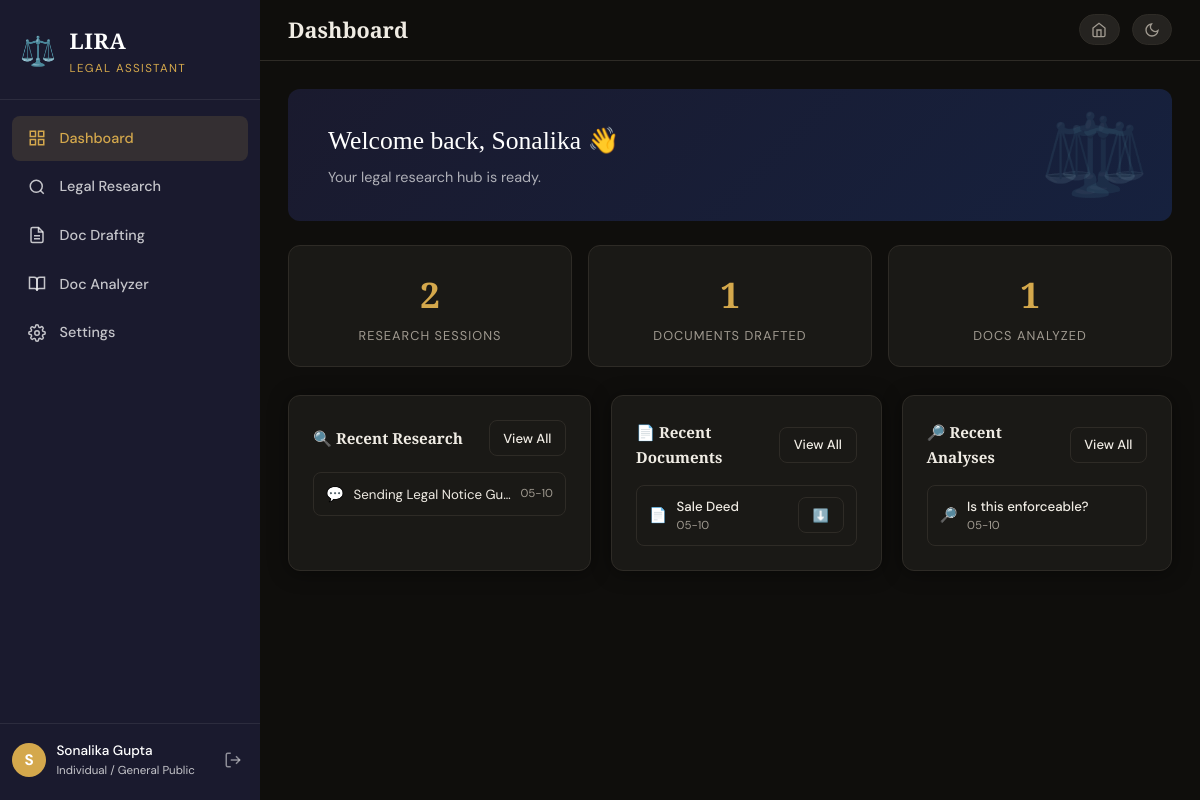
The page /dashboard/ (signed in) on the database its author committed.
### tables this page shows
CREATE TABLE users (
        id INTEGER PRIMARY KEY AUTOINCREMENT,
        name TEXT NOT NULL, email TEXT UNIQUE NOT NULL,
        password TEXT NOT NULL, avatar TEXT DEFAULT '',
        theme TEXT DEFAULT 'light', role TEXT DEFAULT 'individual',
        created_at TEXT DEFAULT (datetime('now')));

CREATE TABLE chat_sessions (
        id INTEGER PRIMARY KEY AUTOINCREMENT,
        user_id INTEGER NOT NULL, title TEXT NOT NULL DEFAULT 'New Research',
        is_pinned INTEGER DEFAULT 0, is_archived INTEGER DEFAULT 0,
        created_at TEXT DEFAULT (datetime('now')),
        updated_at TEXT DEFAULT (datetime('now')),
        FOREIGN KEY (user_id) REFERENCES users(id));

CREATE TABLE documents (
        id INTEGER PRIMARY KEY AUTOINCREMENT,
        user_id INTEGER NOT NULL, title TEXT NOT NULL,
        doc_type TEXT NOT NULL, content TEXT NOT NULL,
        status TEXT DEFAULT 'generated',
        is_pinned INTEGER DEFAULT 0, is_archived INTEGER DEFAULT 0,
        created_at TEXT DEFAULT (datetime('now')),
        updated_at TEXT DEFAULT (datetime('now')),
        FOREIGN KEY (user_id) REFERENCES users(id));

CREATE TABLE doc_analyses (
        id INTEGER PRIMARY KEY AUTOINCREMENT,
        user_id INTEGER NOT NULL, title TEXT NOT NULL,
        question TEXT NOT NULL, answer TEXT NOT NULL,
        doc_snippet TEXT DEFAULT '',
        is_pinned INTEGER DEFAULT 0, is_archived INTEGER DEFAULT 0,
        created_at TEXT DEFAULT (datetime('now')),
        FOREIGN KEY (user_id) REFERENCES users(id));

### backend/routes/dashboard.py (the view)
@dashboard_bp.route("/")
@login_required
def index():
    db = get_db(current_app.config["DATABASE"])
    sessions = db.execute(
        """SELECT id,title,updated_at,is_pinned FROM chat_sessions
           WHERE user_id=? AND is_archived=0 ORDER BY is_pinned DESC, updated_at DESC LIMIT 8""",
        (current_user.id,)
    ).fetchall()
    docs = db.execute(
        """SELECT id,title,doc_type,created_at,is_pinned FROM documents
           WHERE user_id=? AND is_archived=0 ORDER BY is_pinned DESC, created_at DESC LIMIT 8""",
        (current_user.id,)
    ).fetchall()
    analyses = db.execute(
        """SELECT id,title,created_at FROM doc_analyses
           WHERE user_id=? ORDER BY created_at DESC LIMIT 6""",
        (current_user.id,)
    ).fetchall()
    total_research = db.execute(
        "SELECT COUNT(*) FROM chat_sessions WHERE user_id=?", (current_user.id,)
    ).fetchone()[0]
    total_docs = db.execute(
        "SELECT COUNT(*) FROM documents WHERE user_id=?", (current_user.id,)
    ).fetchone()[0]
    total_analyses = db.execute(
        "SELECT COUNT(*) FROM doc_analyses WHERE user_id=?", (current_user.id,)
    ).fetchone()[0]
    db.close()
    return render_template("dashboard.html",
        sessions=sessions, docs=docs, analyses=analyses,
        total_research=total_research, total_docs=total_docs,
        total_analyses=total_analyses)

### backend/database.py (called while the page is built)
def get_db(db_path: str) -> sqlite3.Connection:
    conn = sqlite3.connect(db_path)
    conn.row_factory = sqlite3.Row
    return conn

### backend/models.py (called while the page is built)
    def role_label(self):
        return next((l for k,l in ROLES if k == self.role), "Individual")

    @staticmethod
    def get_by_id(uid, db_path):
        conn = get_db(db_path)
        row  = conn.execute("SELECT * FROM users WHERE id=?", (uid,)).fetchone()
        conn.close()
        return User(row) if row else None

### frontend/templates/dashboard.html
{% extends "app_layout.html" %}
{% block page_title %}Dashboard{% endblock %}
{% block content %}
<div class="welcome-banner" style="margin-bottom:1.5rem">
  <div>
    <div class="welcome-title">Welcome back, {{ current_user.name.split()[0] }} 👋</div>
    <div class="welcome-sub">Your legal research hub is ready.</div>
  </div>
  <div style="position:absolute;right:1.5rem;font-size:4.5rem;opacity:.12">⚖️</div>
</div>
<div class="stats-grid" style="margin-bottom:1.75rem">
  <div class="stat-card">
    <div class="stat-number">{{ total_research }}</div>
    <div class="stat-label">Research Sessions</div>
  </div>
  <div class="stat-card">
    <div class="stat-number">{{ total_docs }}</div>
    <div class="stat-label">Documents Drafted</div>
  </div>
  <div class="stat-card">
    <div class="stat-number">{{ total_analyses }}</div>
    <div class="stat-label">Docs Analyzed</div>
  </div>
</div>
<div style="display:grid;grid-template-columns:1fr 1fr 1fr;gap:1.25rem">
  <div class="card">
    <div class="section-header">
      <span class="section-title" style="font-size:.95rem">🔍 Recent Research</span>
      <a href="{{ url_for('research.index') }}" class="btn btn--ghost btn--sm">View All</a>
    </div>
    {% if sessions %}
      <div style="display:flex;flex-direction:column;gap:.4rem;margin-top:.5rem">
        {% for s in sessions %}
          <a href="{{ url_for('research.session', session_id=s.id) }}"
             style="display:flex;align-items:center;gap:.6rem;padding:.6rem .75rem;border-radius:8px;border:1px solid var(--border);text-decoration:none;color:var(--text);transition:background .15s"
             onmouseover="this.style.background='var(--bg-input)'" onmouseout="this.style.background=''">
            <span style="font-size:.9rem">{% if s.is_pinned %}📌{% else %}💬{% endif %}</span>
            <span style="flex:1;font-size:.83rem;white-space:nowrap;overflow:hidden;text-overflow:ellipsis">{{ s.title }}</span>
            <span style="font-size:.72rem;color:var(--text-muted);flex-shrink:0">{{ s.updated_at[5:10] if s.updated_at else '' }}</span>
          </a>
        {% endfor %}
      </div>
    {% else %}
      <div class="empty-state" style="padding:1.5rem .5rem">
        <div class="empty-icon">🔍</div>
        <p style="font-size:.83rem">No research yet.</p>
        <a href="{{ url_for('research.index') }}" class="btn btn--primary btn--sm" style="margin-top:.6rem">Start Research</a>
      </div>
    {% endif %}
  </div>
  <div class="card">
    <div class="section-header">
      <span class="section-title" style="font-size:.95rem">📄 Recent Documents</span>
      <a href="{{ url_for('drafting.index') }}" class="btn btn--ghost btn--sm">View All</a>
    </div>
    {% if docs %}
      <div style="display:flex;flex-direction:column;gap:.4rem;margin-top:.5rem">
        {% for d in docs %}
          <div style="display:flex;align-items:center;gap:.6rem;padding:.6rem .75rem;border-radius:8px;border:1px solid var(--border)">
            <span style="font-size:.9rem">{% if d.is_pinned %}📌{% else %}📄{% endif %}</span>
            <div style="flex:1;min-width:0">
              <div style="font-size:.83rem;font-weight:500;white-space:nowrap;overflow:hidden;text-overflow:ellipsis">{{ d.doc_type }}</div>
              <div style="font-size:.72rem;color:var(--text-muted)">{{ d.created_at[5:10] if d.created_at else '' }}</div>
            </div>
            <a href="{{ url_for('drafting.download', doc_id=d.id) }}"
               class="btn btn--ghost btn--sm" title="Download .docx" style="flex-shrink:0">⬇️</a>
          </div>
        {% endfor %}
      </div>
    {% else %}
      <div class="empty-state" style="padding:1.5rem .5rem">
        <div class="empty-icon">📄</div>
        <p style="font-size:.83rem">No documents yet.</p>
        <a href="{{ url_for('drafting.index') }}" class="btn btn--primary btn--sm" style="margin-top:.6rem">Draft Document</a>
      </div>
    {% endif %}
  </div>
  <div class="card">
    <div class="section-header">
      <span class="section-title" style="font-size:.95rem">🔎 Recent Analyses</span>
      <a href="{{ url_for('analyzer.index') }}" class="btn btn--ghost btn--sm">View All</a>
    </div>
    {% if analyses %}
      <div style="display:flex;flex-direction:column;gap:.4rem;margin-top:.5rem">
        {% for a in analyses %}
          <div style="display:flex;align-items:center;gap:.6rem;padding:.6rem .75rem;border-radius:8px;border:1px solid var(--border);cursor:pointer"
               onclick="window.location='/analyzer/'">
            <span style="font-size:.9rem">🔎</span>
            <div style="flex:1;min-width:0">
              <div style="font-size:.83rem;font-weight:500;white-space:nowrap;overflow:hidden;text-overflow:ellipsis">{{ a.title }}</div>
              <div style="font-size:.72rem;color:var(--text-muted)">{{ a.created_at[5:10] if a.created_at else '' }}</div>
            </div>
          </div>
        {% endfor %}
      </div>
    {% else %}
      <div class="empty-state" style="padding:1.5rem .5rem">
        <div class="empty-icon">🔎</div>
        <p style="font-size:.83rem">No analyses yet.</p>
        <a href="{{ url_for('analyzer.index') }}" class="btn btn--primary btn--sm" style="margin-top:.6rem">Analyze Document</a>
      </div>
    {% endif %}
  </div>
</div>
{% endblock %}

### frontend/templates/app_layout.html (shortened to what this page needs)
{% extends "base.html" %}
{% block body %}
<div class="app-layout">
  <aside class="sidebar" id="sidebar">
    <div class="sidebar__brand">
      <a href="{{ url_for('dashboard.index') }}" class="brand-link">
        <div class="brand-icon">⚖️</div>
        <div class="brand-text">
          <span class="brand-name">LIRA</span>
          <span class="brand-tagline">Legal Assistant</span>
        </div>
      </a>
    </div>
    <nav class="sidebar__nav">
      <a href="{{ url_for('dashboard.index') }}"
         class="nav-item {% if request.blueprint == 'dashboard' %}nav-item--active{% endif %}">
        <svg viewBox="0 0 24 24" fill="none" stroke="currentColor" stroke-width="2"><rect x="3" y="3" width="7" height="7"/><rect x="14" y="3" width="7" height="7"/><rect x="14" y="14" width="7" height="7"/><rect x="3" y="14" width="7" height="7"/></svg>
        Dashboard
      </a>
      <a href="{{ url_for('research.index') }}"
         class="nav-item {% if request.blueprint == 'research' %}nav-item--active{% endif %}">
        <svg viewBox="0 0 24 24" fill="none" stroke="currentColor" stroke-width="2"><circle cx="11" cy="11" r="8"/><path d="m21 21-4.35-4.35"/></svg>
        Legal Research
      </a>
      <a href="{{ url_for('drafting.index') }}"
         class="nav-item {% if request.blueprint == 'drafting' %}nav-item--active{% endif %}">
        <svg viewBox="0 0 24 24" fill="none" stroke="currentColor" stroke-width="2"><path d="M14 2H6a2 2 0 0 0-2 2v16a2 2 0 0 0 2 2h12a2 2 0 0 0 2-2V8z"/><polyline points="14 2 14 8 20 8"/><line x1="16" y1="13" x2="8" y2="13"/><line x1="16" y1="17" x2="8" y2="17"/></svg>
        Doc Drafting
      </a>
      <a href="{{ url_for('analyzer.index') }}"
         class="nav-item {% if request.blueprint == 'analyzer' %}nav-item--active{% endif %}">
        <svg viewBox="0 0 24 24" fill="none" stroke="currentColor" stroke-width="2"><path d="M2 3h6a4 4 0 0 1 4 4v14a3 3 0 0 0-3-3H2z"/><path d="M22 3h-6a4 4 0 0 0-4 4v14a3 3 0 0 1 3-3h7z"/></svg>
        Doc Analyzer
      </a>
      <a href="{{ url_for('settings.profile') }}"
         class="nav-item {% if request.blueprint == 'settings' %}nav-item--active{% endif %}">
        Settings
      </a>
    </nav>
    <div class="sidebar__footer">
      <div class="user-chip">
        <div class="user-avatar">{{ current_user.name[0].upper() }}</div>
        <div class="user-info">
          <span class="user-name">{{ current_user.name }}</span>
          <span class="user-email">{{ current_user.role_label() if current_user.role_label else current_user.email }}</span>
        </div>
      </div>
      <a href="{{ url_for('auth.logout') }}" class="logout-btn" title="Sign out">
        <svg viewBox="0 0 24 24" fill="none" stroke="currentColor" stroke-width="2"><path d="M9 21H5a2 2 0 0 1-2-2V5a2 2 0 0 1 2-2h4"/><polyline points="16 17 21 12 16 7"/><line x1="21" y1="12" x2="9" y2="12"/></svg>
      </a>
    </div>
  </aside>
  <main class="app-main">
    <header class="app-header">
      <h1 class="page-title">{% block page_title %}{% endblock %}</h1>
      <div class="header-right">
        <a href="{{ url_for('home.index') }}" class="theme-toggle" title="Public Homepage" style="text-decoration:none">
          <svg viewBox="0 0 24 24" fill="none" stroke="currentColor" stroke-width="2" width="16" height="16"><path d="M3 9l9-7 9 7v11a2 2 0 0 1-2 2H5a2 2 0 0 1-2-2z"/><polyline points="9 22 9 12 15 12 15 22"/></svg>
        </a>
        <button class="theme-toggle" id="themeToggle" title="Toggle theme">
          <svg class="icon-moon" viewBox="0 0 24 24" fill="none" stroke="currentColor" stroke-width="2"><path d="M21 12.79A9 9 0 1 1 11.21 3 7 7 0 0 0 21 12.79z"/></svg>
        </button>
      </div>
    </header>
    <div class="page-content">
      {% block content %}{% endblock %}
    </div>
  </main>
</div>
{% endblock %}

### frontend/templates/base.html (shortened to what this page needs)
<!DOCTYPE html>
<html lang="en" data-theme="{{ current_user.theme if current_user.is_authenticated else 'light' }}">
<head>
  <link rel="stylesheet" href="{{ url_for('static', filename='css/main.css') }}">
</head>
<body>
  {% block body %}{% endblock %}
</body>
</html>

### rows shown on the page
users: name "S", name "Sonalika Gupta", name "Sonalika"
chat_sessions: title "Sending Legal Notice G…", updated_at "05-10"
documents: doc_type "Sale Deed", created_at "05-10"
doc_analyses: title "Is this enforceable?", created_at "05-10"

### other values the page prints
{{ total_research }} "2"
{{ total_docs }} "1"
{{ total_analyses }} "1"
